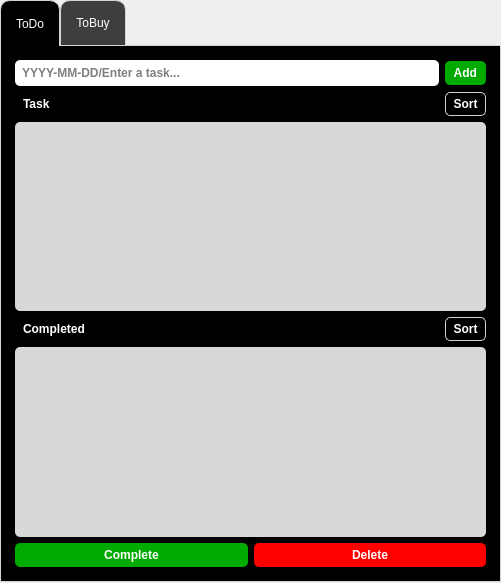
<?xml version="1.0" encoding="UTF-8"?>
<ui version="4.0">
 <class>Form</class>
 <widget class="QWidget" name="Form">
  <property name="geometry">
   <rect>
    <x>0</x>
    <y>0</y>
    <width>501</width>
    <height>583</height>
   </rect>
  </property>
  <property name="windowTitle">
   <string>To-Do App</string>
  </property>
  <property name="styleSheet">
   <string notr="true"/>
  </property>
  <widget class="QTabWidget" name="tabWidget">
   <property name="geometry">
    <rect>
     <x>0</x>
     <y>0</y>
     <width>501</width>
     <height>582</height>
    </rect>
   </property>
   <property name="styleSheet">
    <string notr="true">QTabWidget:pane {
  border: 1px solid lightgray; 
  top:-1px; 
  background: black;
  padding: 5px;
} 

QTabBar:tab {
  border: 1px solid lightgray; 
  background: rgb(62, 62, 62); 
  padding: 15px;
  color: white;
  border-top-left-radius: 10px;
  border-top-right-radius: 10px;
} 

QTabBar::tab:selected { 
  background: black;
  border-bottom: 1px;
  border-top-left-radius: 10px;
  border-top-right-radius: 10px;
}</string>
   </property>
   <property name="currentIndex">
    <number>0</number>
   </property>
   <widget class="QWidget" name="tab_5">
    <attribute name="title">
     <string>ToDo</string>
    </attribute>
    <layout class="QVBoxLayout" name="verticalLayout">
     <item>
      <layout class="QGridLayout" name="gridLayout_3">
       <item row="0" column="0">
        <widget class="QLineEdit" name="taskInput">
         <property name="enabled">
          <bool>true</bool>
         </property>
         <property name="sizePolicy">
          <sizepolicy hsizetype="Minimum" vsizetype="Fixed">
           <horstretch>0</horstretch>
           <verstretch>0</verstretch>
          </sizepolicy>
         </property>
         <property name="focusPolicy">
          <enum>Qt::StrongFocus</enum>
         </property>
         <property name="styleSheet">
          <string notr="true">background-color: white; color: black; font-weight: bold; border-radius: 5px; padding: 5px;</string>
         </property>
         <property name="placeholderText">
          <string>YYYY-MM-DD/Enter a task...</string>
         </property>
        </widget>
       </item>
       <item row="0" column="1">
        <widget class="QPushButton" name="addButton">
         <property name="sizePolicy">
          <sizepolicy hsizetype="Fixed" vsizetype="Fixed">
           <horstretch>0</horstretch>
           <verstretch>0</verstretch>
          </sizepolicy>
         </property>
         <property name="minimumSize">
          <size>
           <width>41</width>
           <height>22</height>
          </size>
         </property>
         <property name="focusPolicy">
          <enum>Qt::StrongFocus</enum>
         </property>
         <property name="styleSheet">
          <string notr="true">QPushButton{
	background-color: rgb(0, 170, 0); color: white; font-weight: bold; border-radius: 5px; padding: 5px; 
}
QPushButton:hover{
	background-color: rgb(0, 85, 0);color: white; font-weight: bold; border-radius: 5px; padding: 5px; 
}</string>
         </property>
         <property name="text">
          <string> Add </string>
         </property>
        </widget>
       </item>
      </layout>
     </item>
     <item>
      <layout class="QHBoxLayout" name="horizontalLayout">
       <item>
        <widget class="QLabel" name="label">
         <property name="styleSheet">
          <string notr="true">color: white; font-weight: bold; border-radius: 5px; padding: 5px;</string>
         </property>
         <property name="text">
          <string>Task</string>
         </property>
        </widget>
       </item>
       <item>
        <widget class="QPushButton" name="sortButton_task">
         <property name="sizePolicy">
          <sizepolicy hsizetype="Fixed" vsizetype="Fixed">
           <horstretch>0</horstretch>
           <verstretch>0</verstretch>
          </sizepolicy>
         </property>
         <property name="minimumSize">
          <size>
           <width>41</width>
           <height>22</height>
          </size>
         </property>
         <property name="focusPolicy">
          <enum>Qt::StrongFocus</enum>
         </property>
         <property name="styleSheet">
          <string notr="true">QPushButton{
	background-color: rgb(0, 0, 0); color: white; font-weight: bold; border-radius: 5px;  padding: 5px;   border: 1px solid lightgray; 
}
QPushButton:hover{
	background-color: rgb(80, 80, 80);color: white; font-weight: bold; border-radius: 5px; padding: 5px; 
}</string>
         </property>
         <property name="text">
          <string>Sort</string>
         </property>
        </widget>
       </item>
      </layout>
     </item>
     <item>
      <widget class="QListWidget" name="taskList">
       <property name="cursor" stdset="0">
        <cursorShape>ArrowCursor</cursorShape>
       </property>
       <property name="mouseTracking">
        <bool>false</bool>
       </property>
       <property name="focusPolicy">
        <enum>Qt::NoFocus</enum>
       </property>
       <property name="contextMenuPolicy">
        <enum>Qt::ActionsContextMenu</enum>
       </property>
       <property name="toolTip">
        <string/>
       </property>
       <property name="styleSheet">
        <string notr="true">background-color: rgb(216, 216, 216); color: black; font-weight: bold; border-radius: 5px; padding: 5px; 
</string>
       </property>
       <property name="verticalScrollBarPolicy">
        <enum>Qt::ScrollBarAsNeeded</enum>
       </property>
       <property name="dragEnabled">
        <bool>false</bool>
       </property>
       <property name="dragDropOverwriteMode">
        <bool>false</bool>
       </property>
       <property name="dragDropMode">
        <enum>QAbstractItemView::NoDragDrop</enum>
       </property>
       <property name="defaultDropAction">
        <enum>Qt::CopyAction</enum>
       </property>
       <property name="selectionMode">
        <enum>QAbstractItemView::SingleSelection</enum>
       </property>
       <property name="horizontalScrollMode">
        <enum>QAbstractItemView::ScrollPerPixel</enum>
       </property>
       <property name="viewMode">
        <enum>QListView::ListMode</enum>
       </property>
       <property name="sortingEnabled">
        <bool>false</bool>
       </property>
      </widget>
     </item>
     <item>
      <layout class="QHBoxLayout" name="horizontalLayout_3">
       <item>
        <widget class="QLabel" name="label_3">
         <property name="styleSheet">
          <string notr="true">color: white; font-weight: bold; border-radius: 5px; padding: 5px;</string>
         </property>
         <property name="text">
          <string>Completed</string>
         </property>
        </widget>
       </item>
       <item>
        <widget class="QPushButton" name="sortButton_comp">
         <property name="sizePolicy">
          <sizepolicy hsizetype="Fixed" vsizetype="Fixed">
           <horstretch>0</horstretch>
           <verstretch>0</verstretch>
          </sizepolicy>
         </property>
         <property name="minimumSize">
          <size>
           <width>41</width>
           <height>22</height>
          </size>
         </property>
         <property name="focusPolicy">
          <enum>Qt::StrongFocus</enum>
         </property>
         <property name="styleSheet">
          <string notr="true">QPushButton{
	background-color: rgb(0, 0, 0); color: white; font-weight: bold; border-radius: 5px; padding: 5px;   border: 1px solid lightgray; 
}
QPushButton:hover{
	background-color: rgb(80, 80, 80);color: white; font-weight: bold; border-radius: 5px; padding: 5px; 
}</string>
         </property>
         <property name="text">
          <string>Sort</string>
         </property>
        </widget>
       </item>
      </layout>
     </item>
     <item>
      <widget class="QListWidget" name="completedList">
       <property name="mouseTracking">
        <bool>false</bool>
       </property>
       <property name="focusPolicy">
        <enum>Qt::NoFocus</enum>
       </property>
       <property name="styleSheet">
        <string notr="true">background-color: rgb(216, 216, 216); color: black; font-weight: bold; border-radius: 5px; padding: 5px; 
</string>
       </property>
       <property name="defaultDropAction">
        <enum>Qt::CopyAction</enum>
       </property>
       <property name="selectionMode">
        <enum>QAbstractItemView::SingleSelection</enum>
       </property>
       <property name="sortingEnabled">
        <bool>false</bool>
       </property>
      </widget>
     </item>
     <item>
      <layout class="QHBoxLayout" name="horizontalLayout_2">
       <item>
        <widget class="QPushButton" name="markCompleteButton">
         <property name="styleSheet">
          <string notr="true">QPushButton{
	background-color: rgb(0, 170, 0); color: white; font-weight: bold; border-radius: 5px; padding: 5px; 
}
QPushButton:hover{
	background-color: rgb(0, 85, 0);color: white; font-weight: bold; border-radius: 5px; padding: 5px; 
}</string>
         </property>
         <property name="text">
          <string>Complete</string>
         </property>
        </widget>
       </item>
       <item>
        <widget class="QPushButton" name="deleteButton">
         <property name="autoFillBackground">
          <bool>false</bool>
         </property>
         <property name="styleSheet">
          <string notr="true">QPushButton{
	background-color:rgb(255, 0, 0); color: white; font-weight: bold; border-radius: 5px; padding: 5px; 
}
QPushButton:hover{
	background-color: rgb(170, 0, 0);color: white; font-weight: bold; border-radius: 5px; padding: 5px; 
}</string>
         </property>
         <property name="text">
          <string>Delete</string>
         </property>
        </widget>
       </item>
      </layout>
     </item>
    </layout>
   </widget>
   <widget class="QWidget" name="tab_6">
    <attribute name="title">
     <string>ToBuy</string>
    </attribute>
    <widget class="QWidget" name="">
     <property name="geometry">
      <rect>
       <x>10</x>
       <y>10</y>
       <width>471</width>
       <height>511</height>
      </rect>
     </property>
     <layout class="QGridLayout" name="gridLayout">
      <item row="0" column="0">
       <layout class="QHBoxLayout" name="horizontalLayout_4">
        <item>
         <widget class="QLineEdit" name="grocInput">
          <property name="enabled">
           <bool>true</bool>
          </property>
          <property name="sizePolicy">
           <sizepolicy hsizetype="Minimum" vsizetype="Fixed">
            <horstretch>0</horstretch>
            <verstretch>0</verstretch>
           </sizepolicy>
          </property>
          <property name="focusPolicy">
           <enum>Qt::StrongFocus</enum>
          </property>
          <property name="styleSheet">
           <string notr="true">background-color: white; color: black; font-weight: bold; border-radius: 5px; padding: 5px;</string>
          </property>
          <property name="placeholderText">
           <string>Enter a groceries...</string>
          </property>
         </widget>
        </item>
        <item>
         <widget class="QPushButton" name="grocButton">
          <property name="sizePolicy">
           <sizepolicy hsizetype="Fixed" vsizetype="Fixed">
            <horstretch>0</horstretch>
            <verstretch>0</verstretch>
           </sizepolicy>
          </property>
          <property name="minimumSize">
           <size>
            <width>41</width>
            <height>22</height>
           </size>
          </property>
          <property name="focusPolicy">
           <enum>Qt::StrongFocus</enum>
          </property>
          <property name="styleSheet">
           <string notr="true">QPushButton{
	background-color: rgb(0, 170, 0); color: white; font-weight: bold; border-radius: 5px; padding: 5px; 
}
QPushButton:hover{
	background-color: rgb(0, 85, 0);color: white; font-weight: bold; border-radius: 5px; padding: 5px; 
}</string>
          </property>
          <property name="text">
           <string> Add </string>
          </property>
         </widget>
        </item>
       </layout>
      </item>
      <item row="1" column="0">
       <layout class="QHBoxLayout" name="horizontalLayout_6">
        <item>
         <widget class="QLabel" name="label_2">
          <property name="styleSheet">
           <string notr="true">color: white; font-weight: bold; border-radius: 5px; padding: 5px;</string>
          </property>
          <property name="text">
           <string>Groceries</string>
          </property>
         </widget>
        </item>
        <item>
         <widget class="QPushButton" name="sortButton_groc">
          <property name="sizePolicy">
           <sizepolicy hsizetype="Fixed" vsizetype="Fixed">
            <horstretch>0</horstretch>
            <verstretch>0</verstretch>
           </sizepolicy>
          </property>
          <property name="minimumSize">
           <size>
            <width>41</width>
            <height>22</height>
           </size>
          </property>
          <property name="focusPolicy">
           <enum>Qt::StrongFocus</enum>
          </property>
          <property name="styleSheet">
           <string notr="true">QPushButton{
	background-color: rgb(0, 0, 0); color: white; font-weight: bold; border-radius: 5px; padding: 5px;   border: 1px solid lightgray; 
}
QPushButton:hover{
	background-color: rgb(80, 80, 80);color: white; font-weight: bold; border-radius: 5px; padding: 5px; 
}</string>
          </property>
          <property name="text">
           <string>Sort</string>
          </property>
         </widget>
        </item>
       </layout>
      </item>
      <item row="2" column="0">
       <widget class="QListWidget" name="grocList">
        <property name="styleSheet">
         <string notr="true">background-color: rgb(216, 216, 216); color: black; font-weight: bold; border-radius: 5px; padding: 5px; 
</string>
        </property>
        <property name="selectionMode">
         <enum>QAbstractItemView::MultiSelection</enum>
        </property>
        <property name="sortingEnabled">
         <bool>false</bool>
        </property>
       </widget>
      </item>
      <item row="3" column="0">
       <widget class="QPushButton" name="deleteGrocButton">
        <property name="autoFillBackground">
         <bool>false</bool>
        </property>
        <property name="styleSheet">
         <string notr="true">QPushButton{
	background-color:rgb(255, 0, 0); color: white; font-weight: bold; border-radius: 5px; padding: 5px; 
}
QPushButton:hover{
	background-color: rgb(170, 0, 0);color: white; font-weight: bold; border-radius: 5px; padding: 5px; 
}</string>
        </property>
        <property name="text">
         <string>Delete</string>
        </property>
       </widget>
      </item>
     </layout>
    </widget>
   </widget>
  </widget>
  <widget class="QWidget" name="">
   <property name="geometry">
    <rect>
     <x>0</x>
     <y>0</y>
     <width>2</width>
     <height>2</height>
    </rect>
   </property>
   <layout class="QHBoxLayout" name="horizontalLayout_5"/>
  </widget>
 </widget>
 <resources/>
 <connections/>
</ui>
